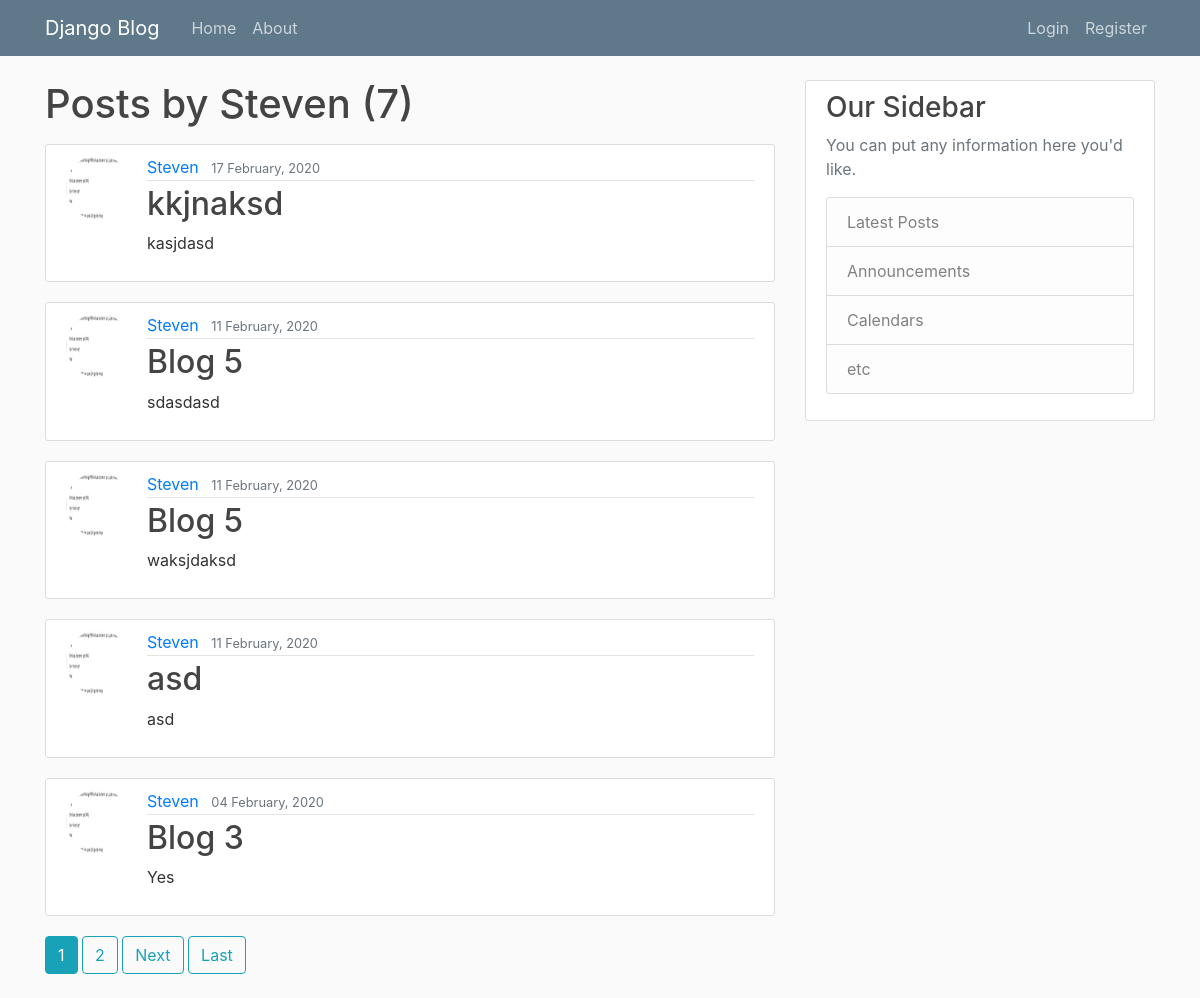
Screenshot of /user/Steven with the database file from the repository.
### blog/models.py (models this page shows, shortened)
class Post(models.Model):
    title = models.CharField(max_length=100)
    content = models.TextField()
    date_posted = models.DateTimeField(default=timezone.now)
    author = models.ForeignKey(User,on_delete=models.CASCADE)

### users/models.py (models this page shows, shortened)
class Profile(models.Model):
    user = models.OneToOneField(User, on_delete=models.CASCADE)
    image = models.ImageField(default='default.jpg',upload_to='profile_pics')

### blog/views.py (the view)
# urls.py: path('user/<str:username>', UserPostListView.as_view(), name='user-posts'),
class UserPostListView(ListView):
    model = Post
    template_name = 'blog/user_posts.html'
    context_object_name = 'posts'
    paginate_by = 5
    def get_queryset(self):
        user = get_object_or_404(User, username = self.kwargs.get('username'))
        return Post.objects.filter(author=user).order_by('-date_posted')

### blog/templates/blog/user_posts.html (shortened to what this page needs)
{% extends "blog/base.html" %}
{% block content %}
<h1 class = "mb-3">Posts by {{ view.kwargs.username }} ({{ page_obj.paginator.count }})</h1>
{% for post in posts %}
<article class="media content-section">
    <img class = "rounded-circle article-img" src = " {{ post.author.profile.image.url }}">
    <div class="media-body">
      <div class="article-metadata">
        <a class="mr-2" href="{% url 'user-posts' post.author.username %}">{{ post.author }}</a>
        <small class="text-muted">{{ post.date_posted|date:"d F, Y" }}</small>
      </div>
      <h2><a class="article-title" href="{% url 'post-detail' post.id %}">{{ post.title }}</a></h2>
      <p class="article-content">{{ post.content }}</p>
    </div>
  </article>
{% endfor %}
{% if is_paginated %}
  {% for num in page_obj.paginator.page_range %}
    {% if page_obj.number == num %}
      <a class = "btn btn-info mb-4" href = "?page={{ num }}">{{ num }}</a>
    {% elif num > page_obj.number|add:'-3' and num < page_obj.number|add:'3' %}
      <a class = "btn btn-outline-info mb-4" href = "?page={{ num }}">{{ num }}</a>
    {% endif %}
  {% endfor %}
{% if page_obj.has_next %}
  <a class = "btn btn-outline-info mb-4" href = "?page={{page_obj.next_page_number}}">Next</a>
  <a class = "btn btn-outline-info mb-4" href = "?page={{ page_obj.paginator.num_pages }}" >Last</a>
  {% endif %}
{% endif %}
{% endblock content %}

### blog/static/blog/main.css (style rules this page uses)
body { background: #fafafa; color: #333333; margin-top: 5rem; }
h1, h2, h3, h4, h5, h6 { color: #444444; }
.content-section { background: #ffffff; padding: 10px 20px; border: 1px solid #dddddd; border-radius: 3px; margin-bottom: 20px; }
.article-title { color: #444444; }
.article-content { white-space: pre-line; }
.article-img { height: 65px; width: 65px; margin-right: 16px; }
.article-metadata { padding-bottom: 1px; margin-bottom: 4px; border-bottom: 1px solid #e3e3e3 }

### rows the page displays
Post: author.profile.image (picture), author "Steven", date_posted "17 February, 2020", title "kkjnaksd", content "kasjdasd"
Post: author.profile.image (picture), author "Steven", date_posted "11 February, 2020", title "Blog 5", content "sdasdasd"
Post: author.profile.image (picture), author "Steven", date_posted "11 February, 2020", title "Blog 5", content "waksjdaksd"
Post: author.profile.image (picture), author "Steven", date_posted "11 February, 2020", title "asd", content "asd"
Post: author.profile.image (picture), author "Steven", date_posted "04 February, 2020", title "Blog 3", content "Yes"

### other values shown
{{ view.kwargs.username }} "Steven"
{{ page_obj.paginator.count }} "7"
{{ num }} "1"
{{ num }} "2"
